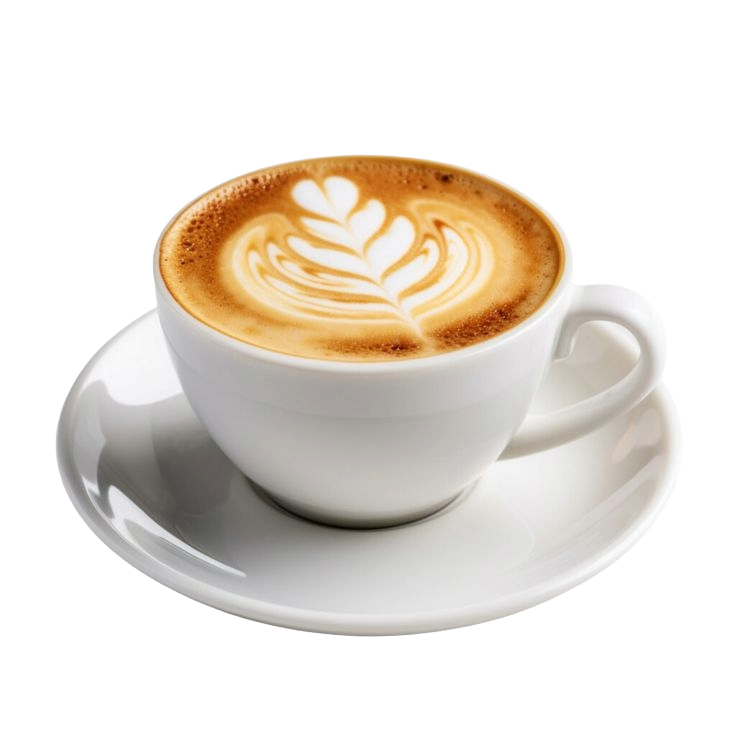
#> input picture src/shared/assets/images/menu/tab1.png, 736 x 736 px; its folder holds only this picture in this run
$ python create_thumbs.py
#> lines starting #> are read from the running program, lines starting #| are printed output that depends on the picture
from PIL import Image
import os

for i in [1, 2, 3]:
    name = f'tab{i}'
    png_path = f'src/shared/assets/images/menu/{name}.png'
    if os.path.exists(png_path):
        with Image.open(png_path) as img:
            # Create thumbnail at 64px (2x for retina 22px display)
#> img is the input picture: PIL image 736x736 RGBA; mean R, G, B, A 85.4, 78.4, 69.7, 107.9
            img.thumbnail((64, 64), Image.Resampling.LANCZOS)
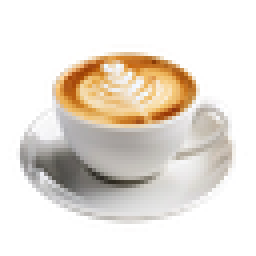
#> img: PIL image 64x64 RGBA (shown 4 times larger); mean R, G, B, A 97.4, 89.5, 80.1, 107.9; transparent parts drawn white
            # Save as JPEG
            out_path = f'src/shared/assets/images/menu/{name}_thumb.jpg'
            img.convert('RGB').save(out_path, 'JPEG', quality=80, optimize=True)
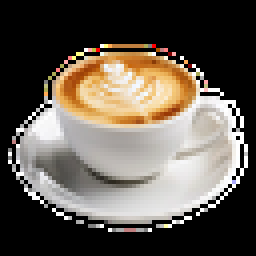
#> saved as tab1_thumb.jpg: PIL image 64x64 RGB (shown 4 times larger); mean R, G, B 97.4, 89.5, 80.1
            print(f'{name}: {os.path.getsize(out_path)} bytes')
    else:
        print(f'{name}: PNG not found')
